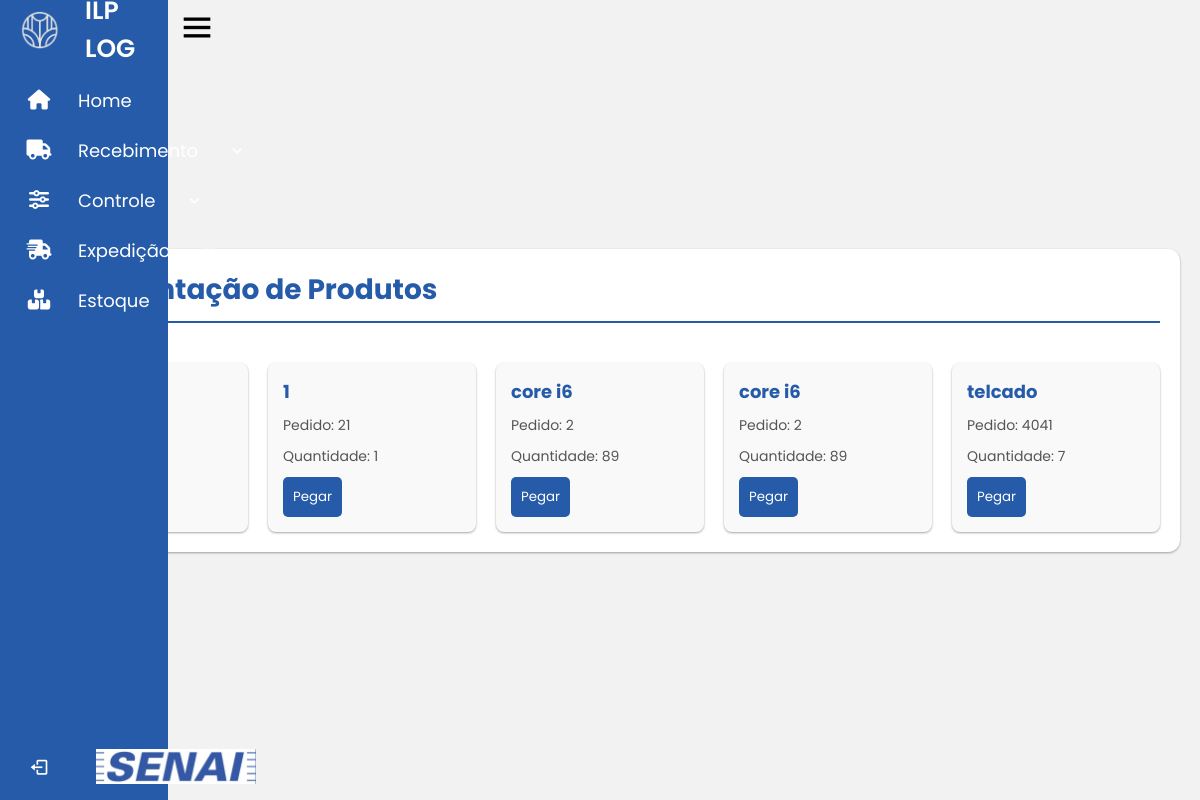
Page /SENAI_LOGISTICA/home/movimentacao_pos_vistoria/movimentacaoPVist.php on the earlier database version.
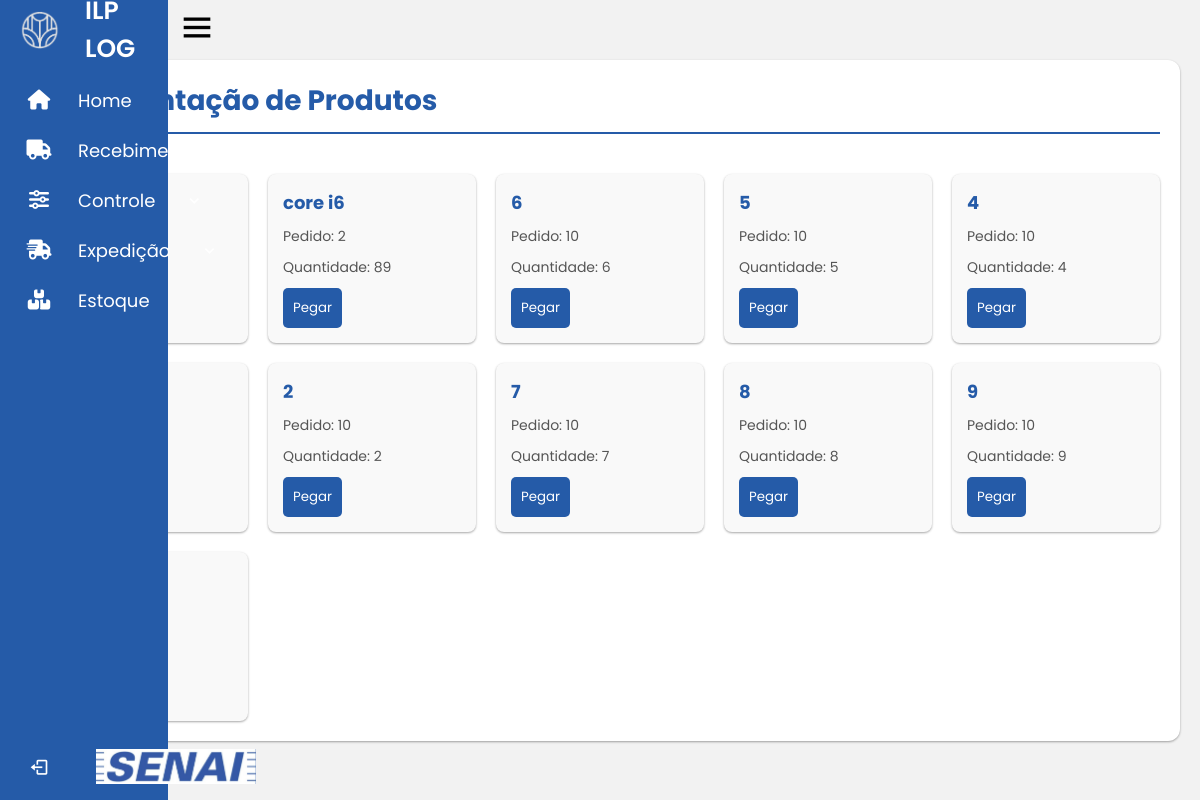
Same page on the later database version.
### tables this page shows
CREATE TABLE `vistoriacarga` (
  `id` int(11) NOT NULL,
  `pedidob` varchar(50) NOT NULL,
  `nome_produto` varchar(50) NOT NULL,
  `qtd_prod` int(11) NOT NULL,
  `avariado` tinyint(4) DEFAULT NULL,
  `faltando` tinyint(50) NOT NULL,
  `observacoes` varchar(50) DEFAULT NULL,
  `data_registro` date DEFAULT NULL
);

### SENAI_LOGISTICA/home/movimentacao_pos_vistoria/movimentacaoPVist.php (the view, shortened to what this page needs)
<?php
$servername = "localhost";
$username = "root";
$password = "root";
$dbname = "senai";
$conn = new mysqli($servername, $username, $password, $dbname);
$sql = "SELECT * FROM vistoriacarga WHERE avariado = 0 AND faltando = 0";
$result = $conn->query($sql);
?>
<!DOCTYPE html>
<html lang="pt-BR">
<head>
    <link href='https://unpkg.com/boxicons@2.1.4/css/boxicons.min.css' rel='stylesheet'>
</head>
<body>
    <div class="container">
        <div class="header">
            <h1>Movimentação de Produtos</h1>
        </div>
        <?php
        include "../../sidebarALU.php";
        if ($result->num_rows > 0) {
            echo "<div class='grid'>";
            while ($row = $result->fetch_assoc()) {
                echo "<div class='produto-item'>";
                echo "<h3>" . htmlspecialchars($row["nome_produto"]) . "</h3>";
                echo "<p>Pedido: " . htmlspecialchars($row["pedidob"]) . "</p>";
                echo "<p>Quantidade: " . htmlspecialchars($row["qtd_prod"]) . "</p>";
                echo "<form action='update.php' method='post'>";
                echo "<button type='submit'>Pegar</button>";
                echo "</form>";
                echo "</div>";
            }
            echo "</div>";
        } else {
            echo "<div class='no-results'>Nenhum produto encontrado.</div>";
        }
        ?>
    </div>
</body>
</html>

### SENAI_LOGISTICA/sidebarALU.php (shortened to what this page needs)
<!DOCTYPE html>
<html lang="en">
<head>
    <link href='https://unpkg.com/boxicons@2.1.4/css/boxicons.min.css' rel='stylesheet'>
    <link rel="stylesheet" href="https://cdnjs.cloudflare.com/ajax/libs/font-awesome/6.5.2/css/all.min.css">
</head>
<body>
    <div class="sidebar">
        <div class="logo-details">
            <img class="img1" src="/ILP_LOG/SENAI_LOGISTICA/imagens/ILP ICONE BRANCO sf.png" alt="LUCAS">
            <span class="logo_name">ILP LOG</span>
        </div>
        <ul class="nav-links">
            <li>
                <a href="http://localhost/ilp_log/SENAI_LOGISTICA/home/index.php">
                    <i class="fa-solid fa-house"></i>
                    <span class="link_name">Home</span>
                </a>
            </li>
            <li>
                <div class="iocn-links">
                    <a class="hrefs">
                        <i class="fa-solid fa-truck"></i>
                        <span style="pointer-events: none;" class="link_name">Recebimento</span>
                    </a>
                    <i class='bx bx-chevron-down arrow'></i>
                </div>
            </li>
            <li>
                <div class="iocn-links">
                    <a class="hrefs">
                        <i class="fa-solid fa-sliders"></i>
                        <span style="pointer-events: none;" class="link_name">Controle</span>
                    </a>
                    <i class='bx bx-chevron-down arrow'></i>
                </div>
            </li>
            <li>
                <div class="iocn-links">
                    <a class="hrefs">
                        <i class="fa-solid fa-truck-fast"></i>
                        <span style="pointer-events: none;" class="link_name">Expedição</span>
                    </a>
                    <i class='bx bx-chevron-down arrow'></i>
                </div>
        </li>
        <li>
                <div class="iocn-links">
                    <a href="http://localhost/ilp_log/SENAI_LOGISTICA/home/movimentacao/estadoEstoque.php">
                    <i class="fa-solid fa-boxes-stacked"></i>
                        <span style="pointer-events: none;" class="link_name">Estoque</span>
                    </a>
                </div>
        </li>
        <li>
        <li>
                <form action="../logoutProcess.php" method="POST" style="display:inline;">
                     <button type="submit" style="border: none; background: none; padding: 0; cursor: pointer;">
                     <div class="profile-details">
                       <i class='bx bx-log-out'></i>
                    <img src="/ILP_LOG/SENAI_LOGISTICA/imagens/senai-logo-1.png" alt="senai">
                    </div>
                  </button>
                </form>
        </li>
    </ul>
    </div>
    <section class="home-section">
        <i class='bx bx-menu'></i>
    </section>
</body>
</html>

### SENAI_LOGISTICA/home/movimentacao_pos_vistoria/movimentacaoPVist.php (style rules this page uses)
body { font-family: 'Segoe UI', Tahoma, Geneva, Verdana, sans-serif; background-color: #f2f2f2; margin: 0; padding: 0; display: flex; justify-content: center; align-items: center; min-height: 100vh; }
.container { max-width: 1200px; width: 100%; margin: 20px; padding: 20px; background-color: #ffffff; box-shadow: rgba(0, 0, 0, 0.12) 0px 1px 3px, rgba(0, 0, 0, 0.24) 0px 1px 2px; border-radius: 12px; display: flex; flex-direction: column; gap: 20px; }
.header { display: flex; justify-content: space-between; align-items: center; border-bottom: 2px solid rgb(37, 91, 168); padding-bottom: 10px; }
.header h1 { color: rgb(37, 91, 168); font-size: 28px; margin: 0; }
.grid { display: grid; grid-template-columns: repeat(auto-fill, minmax(200px, 1fr)); gap: 20px; margin-top: 20px; }
.produto-item { background-color: #f9f9f9; padding: 15px; border-radius: 8px; box-shadow: rgba(0, 0, 0, 0.12) 0px 1px 3px, rgba(0, 0, 0, 0.24) 0px 1px 2px; display: flex; flex-direction: column; justify-content: space-between; gap: 10px; }
.produto-item h3 { font-size: 18px; color: rgb(37, 91, 168); margin: 0; }
.produto-item p { margin: 0; font-size: 14px; color: #555; }
.produto-item button { background-color: rgb(37, 91, 168); color: white; border: none; padding: 10px; border-radius: 5px; cursor: pointer; transition: background-color 0.3s; }

### SENAI_LOGISTICA/sidebarALU.php (style rules this page uses)
* { font-family: "Poppins", sans-serif; box-sizing: border-box; padding: 0; margin: 0; }
.sidebar { position: fixed; top: 0; left: 0; height: 100%; width: 14%; background: #255ba8; z-index: 100; transition: all 0.5s ease; }
.sidebar .logo-details .img1 { height: 40px; width: 40px; margin-left: 20px; }
.sidebar .logo-details { margin-bottom: 15px; height: 60px; width: 100%; display: flex; align-items: center; }
.sidebar .logo-details .logo_name { margin-left: 25px; font-size: 25px; color: #fff; font-weight: 600; transition: 0.3s ease; transition-delay: 0.1s; }
.sidebar .nav-links { height: 100%; padding-top: 30px 0 150px 0; }
.sidebar .nav-links li { position: relative; list-style: none; transition: all 0.4s ease; }
.sidebar .nav-links .iocn-links { display: flex; align-items: center; justify-content: space-between; }
.sidebar .nav-links li i { height: 50px; min-width: 78px; text-align: center; line-height: 50px; color: #fff; font-size: 20px; cursor: pointer; transition: all 0.3s ease; }
.sidebar .nav-links li a { text-decoration: none; display: flex; align-items: center; z-index: 1; }
.sidebar .nav-links li a .link_name { font-size: 18px; font-weight: 400; color: #fff; z-index: 2; }
.sidebar .profile-details { position: fixed; bottom: 0; width: 280px; display: flex; align-items: center; justify-content: space-between; padding: 6px 0; transition: all 0.5s ease; }
.sidebar .profile-details img { height: 55px; width: 180px; object-fit: cover; margin: 0 14px 0 12px; padding: 10px; transition: all 0.5s ease; margin-left: -15px; }
.home-section { position: absolute; width: 15%; left: 5%; top: 1%; display: flex; background-color: #f2f2f2; transition: all 0.5s ease; }
.home-section .bx-menu { position: relative; left: 65%; cursor: pointer; font-size: 2.5rem; transition: all 0.5s ease; }

Differences in the rows shown:
no longer on this page (row edited): vistoriacarga: nome_produto "1", pedidob "21", qtd_prod "1"
no longer on this page (row unchanged): vistoriacarga: nome_produto "core i6", pedidob "2", qtd_prod "89"
removed vistoriacarga: nome_produto "telcado", pedidob "4041", qtd_prod "7"
added vistoriacarga: nome_produto "6", pedidob "10", qtd_prod "6"
added vistoriacarga: nome_produto "5", pedidob "10", qtd_prod "5"
added vistoriacarga: nome_produto "4", pedidob "10", qtd_prod "4"
added vistoriacarga: nome_produto "2", pedidob "10", qtd_prod "2"
added vistoriacarga: nome_produto "7", pedidob "10", qtd_prod "7"
added vistoriacarga: nome_produto "8", pedidob "10", qtd_prod "8"
added vistoriacarga: nome_produto "9", pedidob "10", qtd_prod "9"
